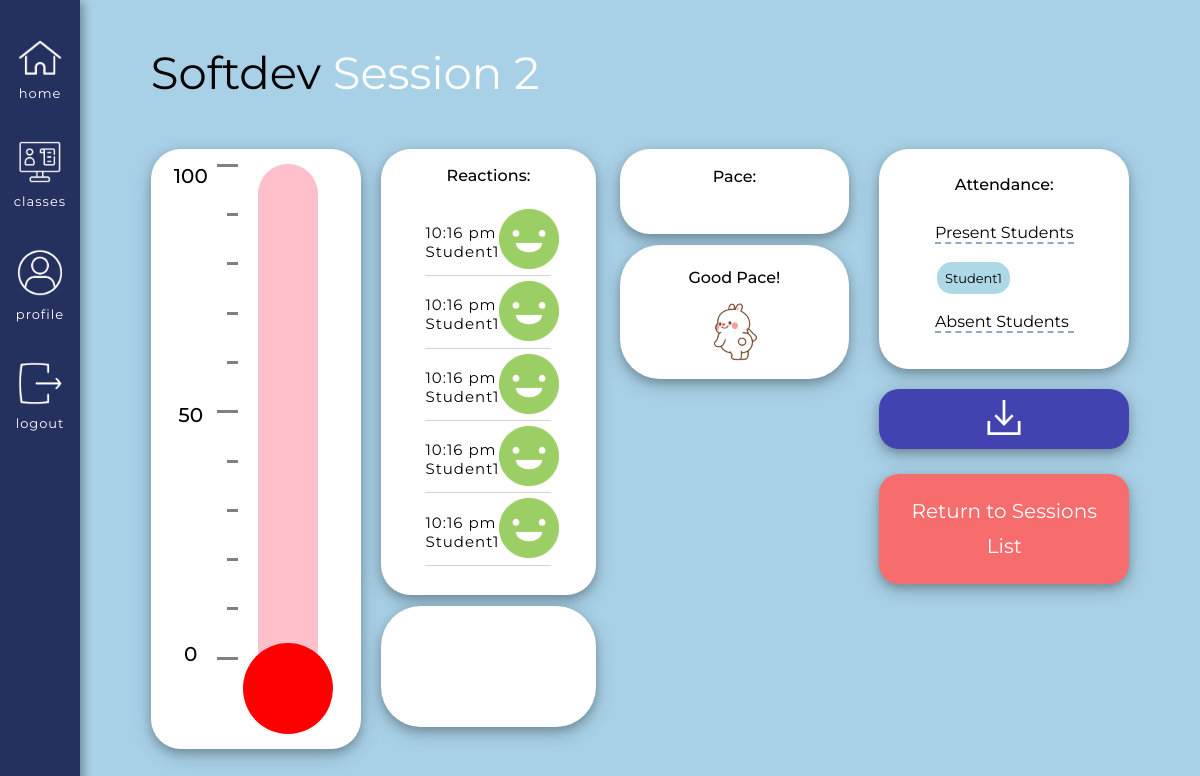
Page /classes/course/1/previous_session_data/2 (signed in) on the committed database.
### app/models.py (models this page shows, shortened)
class Courses(db.Model):
    id = db.Column(db.Integer, primary_key=True) # Always need ID
    course_name = db.Column(db.String(140), index=False, unique=False) # Not indexable or unique bc many people can have the same course
    code = db.Column(db.Integer, index=True, unique=True) # Indexable to link it back to the course name
    timestamp = db.Column(db.DateTime, index=True, default=datetime.utcnow) # Timestamp
    status = db.Column(db.Integer, index=False, unique=False, default=0) # 0 means the class is inactive, 1 is active
    teacher_id = db.Column(db.Integer, db.ForeignKey('user.id'))  # Taking the user ID from the user model, using backref of teacher will show you the actual teacher
    icon = db.Column(db.String(220), index=False, unique=False, default="/static/images/classes_books.png") # Icon option, turtle gif is set as the default
    color = db.Column(db.Integer, index=False, unique=False, default=0) # Adding the option to decide the color of the class
    signups = db.relationship('Signups', backref='course_id', lazy='dynamic') # This will show all the student signups for this course
    reactions = db.relationship('Reactions', backref='course_actual', lazy='dynamic') # This will show all the reactions for this course
    session = db.relationship('Session', backref='session_course_id', lazy='dynamic') # This will show you all the sessions of the course
    forms = db.relationship('Prompts', backref='course_form', lazy='dynamic') # This will show you all of the forms of the course
    responses = db.relationship('Responses', backref='course_response', lazy='dynamic') # This will show you all of the responses of the course

class Reactions(db.Model): # A base class for all models from Flask SQLAlchemy
    id = db.Column(db.Integer, primary_key=True) # every new database should have an ID so it knows how to organize the info passed in
    user_id = db.Column(db.Integer, db.ForeignKey('user.id')) # Taking the user ID from the user model, using the backref of reactor will show you the actual user
    reactions = db.Column(db.Integer, index=False, unique=False) # Creating a new column in the database for emotions. Not unique and not indexable
    reactions_course_id = db.Column(db.Integer, db.ForeignKey('courses.id')) # Using backref of course_actual will show you the actual course
    session_id = db.Column(db.Integer, db.ForeignKey('session.id')) # Using backref actual_session of will show you the actual session, e.g. <Session>
    timestamp = db.Column(db.DateTime, index=True, default=datetime.utcnow) # Timestamp

class User(UserMixin, db.Model):
    id = db.Column(db.Integer, primary_key=True)
    username = db.Column(db.String(64), index=True, unique=True) # adding columns to the database
    email = db.Column(db.String(120), index=True, unique=True)
    password_hash = db.Column(db.String(128))
    role = db.Column(db.Integer, index=False, unique=False) # 0 is Teacher, 1 is Student
    about_me = db.Column(db.String(140))
    last_seen = db.Column(db.DateTime, default=datetime.utcnow)
    posts = db.relationship('Post', backref='author', lazy='dynamic') # First part is calling it from the Post model, secret field is the backref (author)
    reactions = db.relationship('Reactions', backref='reactor', lazy='dynamic') # This will show all the reactions that this user has made
    teaches = db.relationship('Courses', backref='teacher', lazy='dynamic') # This will show all the courses that the user teaches
    signups = db.relationship('Signups', backref='student', lazy='dynamic') # This will show all of the signups of that user
    responses = db.relationship('Responses', backref='student_responder', lazy='dynamic') # This will show all the responses of that user
    prompts = db.relationship('Prompts', backref='teacher_prompter', lazy='dynamic') # This will show all forms of that teacher

### app/routes.py (the view)
@app.route('/classes/course/<course_id>/previous_session_data/<session_id>')
@login_required
def previous_session_data(course_id, session_id):
    teacher_id = Courses.query.get(course_id).teacher_id
    if current_user.id != teacher_id:
        return unauthorized_access()
    session = Session.query.get(session_id)
    course = session.session_course_id # This gives you the actual course
    course_id = session.course_id # This will give you the course id
    signups = Signups.query.filter_by(course=course_id).all() # List of students that are in this specific course
    reactions_specific = Reactions.query.filter_by(session_id=session_id).filter(Reactions.reactions<5).all() # List of reactions that happened in this specific course, specific session
    speeds_specific = Reactions.query.filter_by(session_id=session_id).filter(Reactions.reactions>5).all() # Speeds filtered out by the course ID and by the reaction number
    present_set = set()
    absent_set = set()
    for r in reactions_specific:
        if (r.reactor.role == 1): # If the reactor is a student
            present_set.add(r.reactor.username) # Then add to the present list
    for signup in signups: # Going through the list of signups
        if (signup.student.username not in present_set and signup.student.role == 1):
            absent_set.add(signup.student.username)
    speed_filtered = Reactions.query.filter_by(session_id=session_id).filter(Reactions.reactions>5).all() # Speeds filtered out by the session ID and by the reaction number
    faster = 0
    slower = 0
    speed_number = 0
    calculated_number = 0
    for s in speed_filtered:
        if s.reactions == 6: # Faster request
            faster += 1
        else: # Slower request
            slower += 1
    total = slower + faster
    if total != 0:
        calculated_number = (faster/total) * 100
    if calculated_number >= 91:
        speed_number = 10
    elif calculated_number >= 81:
        speed_number = 9
    elif calculated_number >= 71:
        speed_number = 8
    elif calculated_number >= 61:
        speed_number = 7
    elif calculated_number >= 51:
        speed_number = 6
    elif calculated_number >= 41:
        speed_number = 0 # Nothing will be shown at this point
    elif calculated_number >= 31:
        speed_number = 1
    elif calculated_number >= 21:
        speed_number = 2
    elif calculated_number >= 11:
        speed_number = 3
    elif calculated_number >= 1: # Smaller the number is, the slower the class should be
        speed_number = 4
    else:
        speed_number = 5
        if total == 0: # No speeds have been selected yet
            speed_number = 0
    return render_template('previous_session_data.html', course=course,
                                        course_id=course_id,
                                        reactions_specific=reactions_specific,
                                        speeds_specific=speeds_specific,
                                        session=session,
                                        speed_number=speed_number,
                                        session_id=session_id,
                                        present_list=list(present_set),
                                        absent_list=list(absent_set),
                                        title=course.course_name + " Session " + session_id)

### app/models.py (called while the page is built)
@login.user_loader
def load_user(id):
        return User.query.get(int(id))

### app/routes.py (called while the page is built)
@app.before_request # This function will be executed right before the view function
def before_request():
    if current_user.is_authenticated: # Checks whether the current user is logged in
        current_user.last_seen = datetime.utcnow() # Sets the last seen to the date using the UTC time zone
        db.session.commit() # Don't need to do db.session.add() because the user is already in the database (using a current_user)

### app/templates/previous_session_data.html (shortened to what this page needs)
{% extends "base.html" %}
{% block head %}
    <link rel="stylesheet" href="{{ url_for('static', filename='css/student.css') }}">
    <link rel="stylesheet" href="{{ url_for('static', filename='css/student_media.css') }}">
    <link rel="stylesheet" href="{{ url_for('static', filename='css/previous_data.css') }}">
{% endblock %}
{% block content %}
<div class = "roomsBox">
    <div class = "titleHolder">
        <h1>{{ course.course_name }} <span class = "white">Session {{ session_id }}</span></h1>
    </div>
    <div class = "overallContainer">
        <div class = "overallThermoContainer">
            <div class = "numHolder">
                <div class = "numbers">
                    <div class = "num">
                        <p>100</p>
                    </div>
                    <div class = "num">
                        <p>50</p>
                    </div>
                    <div class = "num">
                        <p>0</p>
                    </div>
                </div>
            </div>
            <div class = "dashHolder">
                <div class = "dashes">
                    <div id = "long" class = "dash"></div>
                    <div class = "dash"></div>
                    <div class = "dash"></div>
                    <div class = "dash"></div>
                    <div class = "dash"></div>
                    <div id = "long" class = "dash"></div>
                    <div class = "dash"></div>
                    <div class = "dash"></div>
                    <div class = "dash"></div>
                    <div class = "dash"></div>
                    <div id = "long" class = "dash"></div>
                </div>
            </div>
            <div class = "tempVisual">
                <div class = "thermometer_shell">
                </div>
                <div class = "thermoCircle">
                </div>
            </div>
        </div>
        <div class = "reactionsHolder teacherVersion">
            {% if current_user.role == 0 %}
                <div class = "bigReactionBox">
                    <div class = "teacherReactionHolder">
                        <div class = "reactionResultsHolder">
                            <h2> Reactions: </h2>
                            <div class = "scrollbar" id = "reactionResults">
                                <div class = "testingBox">
                                    {% for r in reactions_specific %}
                                    <div class = "userReactionView">
                                        {% if r.reactions == 0 %}
                                            <div class = "speedText">
                                                <p>{{ moment(r.timestamp).format('hh:mm a') }}</p>
                                                <p>{{ r.reactor.username }}</p>
                                            </div>
                                            <div>
                                                <img class = 'makeSmaller' src='../../../../static/images/Happy.png'>
                                            </div>
                                        {% endif %}
                                    </div>
                                    {% endfor %}
                                </div>
                            </div>
                        </div>
                        <div class = "vibeHolder teacherVibe">
                            <div id = "room_vibe" class = "teacherVibeInside">
                            </div>
                        </div>
                    </div>
                    <div class = "speedHolder">
                        <div class = "paceBox">
                            <h2> Pace: </h2>
                        </div>
                        <div id = "visualHolder" class = "teacherVisualHolder">
                            <div id = "paceTitle">
                                {% if speed_number > 5 %}
                                    <h2>Speed Up!</h2>
                                    <div class = "speedLine">
                                    {% for i in range(speed_number - 5) %}
                                        <div class = "visual_fast teacherSpeed">
                                            <img class = "turtle display" src = "{{ url_for('static', filename='images/Bunny.gif') }}">
                                        </div>
                                    {% endfor %}
                                    </div>
                                {% elif speed_number == 0 %}
                                    <h2>Good Pace!</h2>
                                    <img class = "makeSmaller" src = "{{ url_for('static', filename='images/GoodPace.gif') }}">
                                {% endif %}
                            </div>
                        </div>
                    </div>
                </div>
            {% endif %}
        </div>
        {% if current_user.role == 0 %}
        <div class = "attendanceBox">
            <div class = "attendanceSection">
                <h2>Attendance: </h2>
                <div id = "attendance">
                    <div id = "inside">
                        <h3>Present Students</h3>
                        <div id = "present">
                            {% for p in present_list %}
                                <p>{{ p }}</p>
                            {% endfor %}
                        </div>
                        <h3>Absent Students</h3>
                    </div>
                </div>
            </div>
            <div class = "openReportSection">
                <button title="Download a Report for this Session" id="openReport" type="button" onclick="redirectToDownloadPage( {{ session_id }})">
                    <img id="downloadImg" src="{{ url_for('static', filename='images/download.svg') }}" alt="Download Report">
                </button>
            </div>
            <div class = "endSection">
                <div class="endForm">
                    <a href ="/classes/course/{{ course_id }}/previous_session_list" class="endSessionButton">Return to Sessions List</a>
                </div>
            </div>
        </div>
        {% endif %}
    </div>
</div>
{% endblock %}

### app/static/css/base.css (style rules this page uses)
body { margin: 0 !important; font-family: "Montserrat", sans-serif; }
h1, p { margin: 0; }
h2, h3 { font-weight: 400; }

### app/static/css/previous_data.css (style rules this page uses)
.endForm { display: flex; justify-content: center; align-items: center; text-align: center; }
.endForm a { text-decoration: none; line-height: 35px; }
#reactionResults, #speedResults { display: flex; flex-direction: column; width: 90%; max-height: 380px; overflow-y: scroll; justify-content: flex-start; align-items: center; margin-bottom: 20px; margin-top: 10px; }
.testingBox { width: 65%; }

### rows in the picture
Courses: course_name "Softdev"
Reactions: timestamp "10:16 pm", reactor.username "Student1", reactions 0 (drawn)
Reactions: timestamp "10:16 pm", reactor.username "Student1", reactions 0 (drawn)
Reactions: timestamp "10:16 pm", reactor.username "Student1", reactions 0 (drawn)
Reactions: timestamp "10:16 pm", reactor.username "Student1", reactions 0 (drawn)
Reactions: timestamp "10:16 pm", reactor.username "Student1", reactions 0 (drawn)
User: username "Student1"

### other values in the picture
{{ session_id }} "2"
